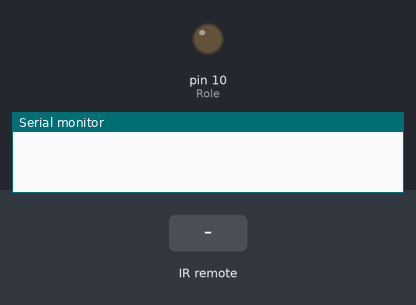
Recording of a sketch running on a simulated Arduino Uno, built with avr-gcc and run on an emulated ATmega328P. On the bench: output pins drawn as LEDs (lit = HIGH), the last lines printed to the serial monitor. Inputs (shaded band) come from the test bench.

Above: at 1.2 s.
1.3 s: infrared code 0x40BF8877 received
At 1.7 s:
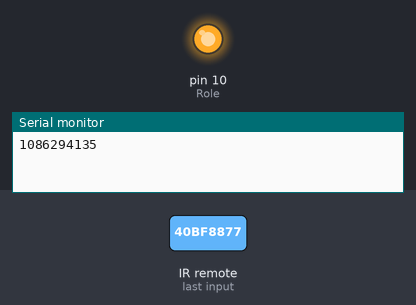
2.8 s: infrared code 0x40BF48B7 received
At 4.1 s:
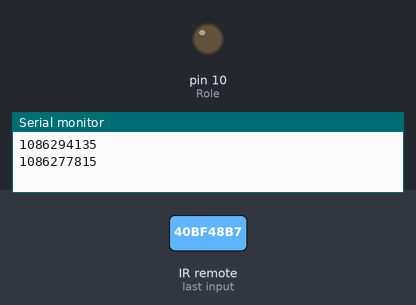
Timing chart, 0 to 5.8 s (numbered marks = the images above; inputs shaded):
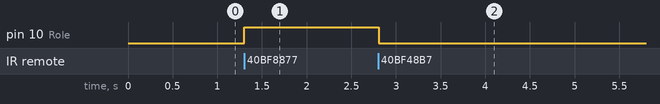

The sketch:

kumandakontrol.ino
```cpp
#include <IRremote.hpp>

int IR_Alici=11;
int Role=10;

IRrecv irrecv(IR_Alici);

//Okunan değer
decode_results results;

void setup()
{
  Serial.begin(9600);
  //IR sensör aktif
  irrecv.enableIRIn();

  pinMode(Role,OUTPUT);
}

void loop()
{
  if(irrecv.decode(&results))//Bir değişim varsa,değer okunduysa
  {
    Serial.println(results.value);

    if(results.value==1086294135)
    {
      digitalWrite(Role,HIGH);
    }
    else if(results.value==1086277815)
    {
      digitalWrite(Role,LOW);
    }

   irrecv.resume();

  }

  delay(100);

}
```

Measured:
- after the input at 1.3 s, pin 10 (Role): LOW → HIGH at once
- after the input at 2.8 s, pin 10 (Role): HIGH → LOW at once
